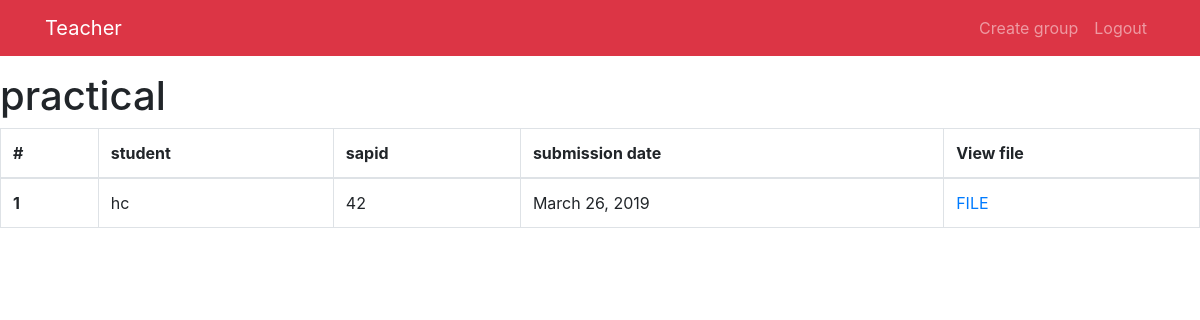
Page /teacher/viewpractical/1/ (signed in) on the committed database.
### student/models.py (models this page shows, shortened)
class student_practical(models.Model):
    student=models.ForeignKey(students,on_delete=models.CASCADE)
    group = models.ForeignKey(group, on_delete=models.CASCADE)
    practical=models.ForeignKey(practical,on_delete=models.CASCADE)
    submission=models.DateField(auto_now=True)
    file = models.FileField(upload_to="practical",blank=False,null=False)

### home/models.py (models this page shows, shortened)
class students(models.Model):
    user=models.OneToOneField(User,on_delete=models.CASCADE)
    sapid=models.PositiveIntegerField(blank=False)
    year=models.CharField(blank=False, max_length=20,choices=year_choices)
    div=models.CharField(max_length=20,choices=div_choices)
    batch=models.CharField(blank=False, max_length=20,choices=batch_choices)
    dept=models.CharField(choices=dept_choices, max_length=20)

### teachers/views.py (the view)
# urls.py: path('viewpractical/<int:assignpk>/', views.viewpractical, name='viewpractical'),
@login_required
def viewpractical(request,assignpk):
    try :
        practical_list=student_practical.objects.filter(practical=assignpk)
    except :
        practical_list=None
    context={
        'practical_list':practical_list
    }
    return render(request,"view_practical.html",context)

### templates/view_practical.html
{% extends "teacher_home.html" %}
{% block body %}
{% if practical_list %}
<h1>practical</h1>
<table class="table table-bordered">
  <thead>
    <tr>
      <th scope="col">#</th>
      <th scope="col">student</th>
      <th scope="col">sapid</th>
      <th scope="col">submission date</th>
      <th scope='col'>View file</th>
    </tr>
  </thead>
  <tbody>
  {% for practical in practical_list %}
    <tr>
      <th scope="row">{{forloop.counter}}</th>
      <td>{{practical.student.user}}</td>
      <td>{{practical.student.sapid}}</td>
      <td>{{practical.submission}}</td>
      <td><a href="{% url 'teacher:teacher_view_all' pk=practical.pk type='practical' %}">FILE</a> </td>
    </tr>
    {%endfor %}
  </tbody>
</table>
{% endif %}
{% endblock %}

### rows in the picture
student_practical: student.user "hc", student.sapid "42", submission "March 26, 2019"
